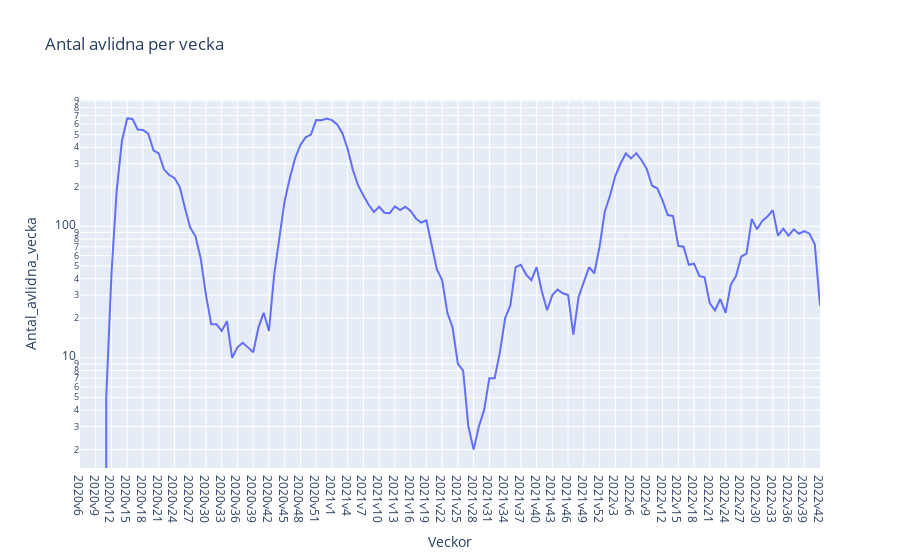
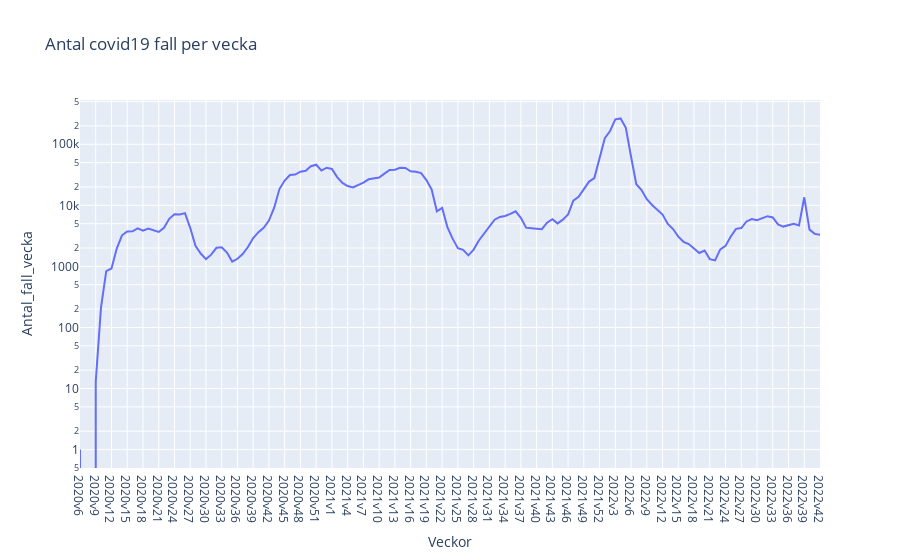
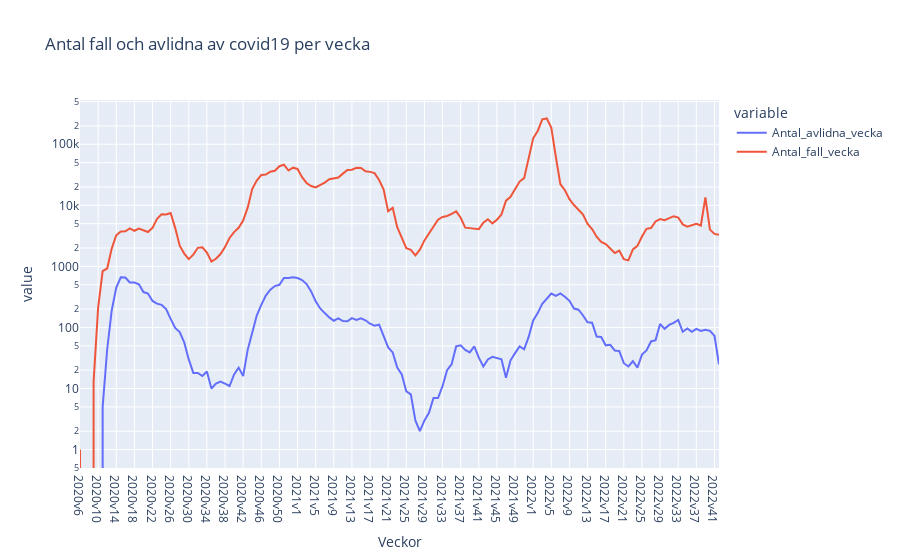
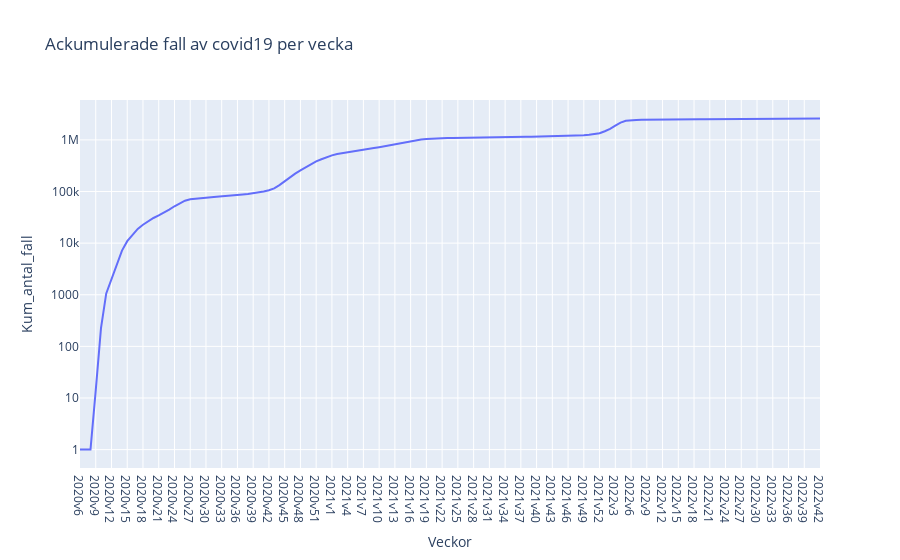

Here is the notebook cell these charts were saved with, in order:
### Markdown cell above
## C - F) Plotly

### Code cell
# import plotly-express
import plotly_express as px

# Loops and plots all the graph 
for i, item in enumerate(titles):
    # creates the graphs 
    fig = px.line(df_veckodata_riket, x="Veckor", y=y_columns[i], log_y= True, title= item)
    fig.show() # shows the graphs

### Figure 1 — Plotly figure (JSON) as saved in the notebook; plotly's stock layout.template omitted (floating-point values rounded to 4 significant figures; data arrays with more than 128 entries replaced by an {"elided": "..."} marker saying what was removed)
{"data": [{"hovertemplate": "Veckor=%{x}<br>Antal_avlidna_vecka=%{y}<extra></extra>", "legendgroup": "", "line": {"color": "#636efa", "dash": "solid"}, "marker": {"symbol": "circle"}, "mode": "lines", "name": "", "orientation": "v", "showlegend": false, "type": "scatter", "x": {"elided": "142 str values"}, "xaxis": "x", "y": {"elided": "142 int values"}, "yaxis": "y"}], "layout": {"legend": {"tracegroupgap": 0}, "title": {"text": "Antal avlidna per vecka"}, "xaxis": {"anchor": "y", "domain": [0, 1], "title": {"text": "Veckor"}}, "yaxis": {"anchor": "x", "domain": [0, 1], "title": {"text": "Antal_avlidna_vecka"}, "type": "log"}}}

### Figure 2 — Plotly figure (JSON) as saved in the notebook; plotly's stock layout.template omitted (floating-point values rounded to 4 significant figures; data arrays with more than 128 entries replaced by an {"elided": "..."} marker saying what was removed)
{"data": [{"hovertemplate": "Veckor=%{x}<br>Antal_fall_vecka=%{y}<extra></extra>", "legendgroup": "", "line": {"color": "#636efa", "dash": "solid"}, "marker": {"symbol": "circle"}, "mode": "lines", "name": "", "orientation": "v", "showlegend": false, "type": "scatter", "x": {"elided": "142 str values"}, "xaxis": "x", "y": {"elided": "142 int values"}, "yaxis": "y"}], "layout": {"legend": {"tracegroupgap": 0}, "title": {"text": "Antal covid19 fall per vecka"}, "xaxis": {"anchor": "y", "domain": [0, 1], "title": {"text": "Veckor"}}, "yaxis": {"anchor": "x", "domain": [0, 1], "title": {"text": "Antal_fall_vecka"}, "type": "log"}}}

### Figure 3 — Plotly figure (JSON) as saved in the notebook; plotly's stock layout.template omitted (floating-point values rounded to 4 significant figures; data arrays with more than 128 entries replaced by an {"elided": "..."} marker saying what was removed)
{"data": [{"hovertemplate": "variable=Antal_avlidna_vecka<br>Veckor=%{x}<br>value=%{y}<extra></extra>", "legendgroup": "Antal_avlidna_vecka", "line": {"color": "#636efa", "dash": "solid"}, "marker": {"symbol": "circle"}, "mode": "lines", "name": "Antal_avlidna_vecka", "orientation": "v", "showlegend": true, "type": "scatter", "x": {"elided": "142 str values"}, "xaxis": "x", "y": {"elided": "142 int values"}, "yaxis": "y"}, {"hovertemplate": "variable=Antal_fall_vecka<br>Veckor=%{x}<br>value=%{y}<extra></extra>", "legendgroup": "Antal_fall_vecka", "line": {"color": "#EF553B", "dash": "solid"}, "marker": {"symbol": "circle"}, "mode": "lines", "name": "Antal_fall_vecka", "orientation": "v", "showlegend": true, "type": "scatter", "x": {"elided": "142 str values"}, "xaxis": "x", "y": {"elided": "142 int values"}, "yaxis": "y"}], "layout": {"legend": {"title": {"text": "variable"}, "tracegroupgap": 0}, "title": {"text": "Antal fall och avlidna av covid19 per vecka"}, "xaxis": {"anchor": "y", "domain": [0, 1], "title": {"text": "Veckor"}}, "yaxis": {"anchor": "x", "domain": [0, 1], "title": {"text": "value"}, "type": "log"}}}

### Figure 4 — Plotly figure (JSON) as saved in the notebook; plotly's stock layout.template omitted (floating-point values rounded to 4 significant figures; data arrays with more than 128 entries replaced by an {"elided": "..."} marker saying what was removed)
{"data": [{"hovertemplate": "Veckor=%{x}<br>Kum_antal_fall=%{y}<extra></extra>", "legendgroup": "", "line": {"color": "#636efa", "dash": "solid"}, "marker": {"symbol": "circle"}, "mode": "lines", "name": "", "orientation": "v", "showlegend": false, "type": "scatter", "x": {"elided": "142 str values"}, "xaxis": "x", "y": {"elided": "142 int values"}, "yaxis": "y"}], "layout": {"legend": {"tracegroupgap": 0}, "title": {"text": "Ackumulerade fall av covid19 per vecka"}, "xaxis": {"anchor": "y", "domain": [0, 1], "title": {"text": "Veckor"}}, "yaxis": {"anchor": "x", "domain": [0, 1], "title": {"text": "Kum_antal_fall"}, "type": "log"}}}
